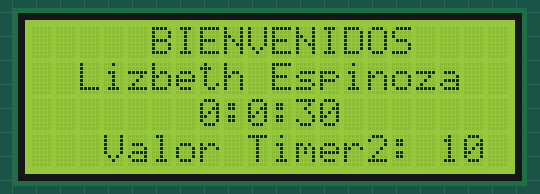
Recording of a sketch running on a simulated Arduino Uno, built with avr-gcc and run on an emulated ATmega328P. On the bench: 20×4 character LCD.

Above: at 0.52 s.
At 5.35 s:
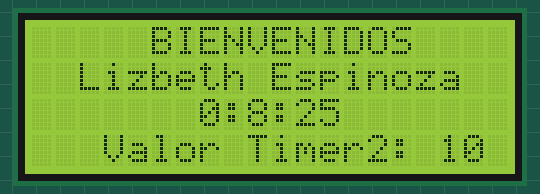
At 10.48 s:
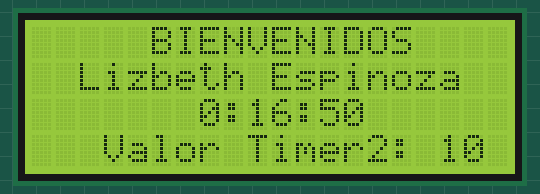
At 20.15 s:
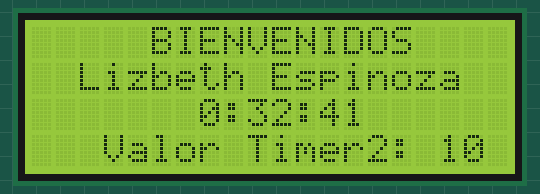
At 29.9 s:
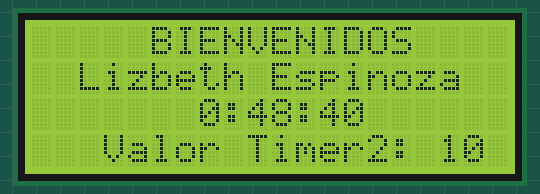
At 39.66 s:
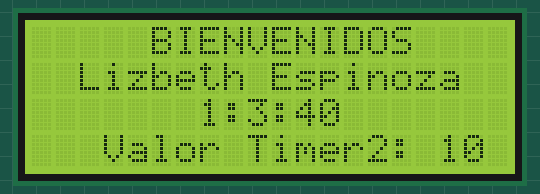

The sketch:

EspinozaLizbeth__DEBER_4.3_SE.ino
```cpp
/*
* DEBER 4.3
* CAPITULO: PERIFERICOS ESPECIALES
* CODIGO 18: TIMER 2
* OBJETIVO: Realizar la modificación correspondiente en el código 18 que se utilizó en clase,
* trabajando con una LCD 20x4, en donde en la primera fila se observe un mensaje de bienvenida,
* en la segunda línea se visualice su nombre y apellido, en la tercera línea se observe "Horas : minutos : segundos";
* y en la última fila se visualice los valores asignados a las variables del timer2, centradas.
* NOMBRE: Lizbeth Espinoza
* FUNCIONES: MsTimer2::set(1000,flash); //1s periodo
*            MsTimer2::star();
*            MsTimer2::stop();
*/

#include <MsTimer2.h>        //libreria Timer2
#include <LiquidCrystal.h>   //libreria LCD
LiquidCrystal lcd (13,12,11,10,9,8); //Objeto para la libreria de LCD
int segundos=0;               //variable de segundos
int minutos=0;                //variable de minutos
int horas=0;                  //variable de horas
int valor=10;                 //variable del valor timer2 a 1 mseg
void setup() {
  lcd.begin(20,4);     //inicia la LCD
  MsTimer2::set(valor,reloj); //configura el timer 2 a 1 segundo
  MsTimer2::start();
}
void loop() {
}
void reloj(){
  if(segundos<60){          //condicion de segundos
    segundos++;             //incremento variable
  }
  else{
    segundos=0;
    if(minutos<60){         //condicion de minutos
      minutos++;            //incrementar la variable
    }
    else{
      minutos=0;
      if(horas<24){        //condicion de horas
        horas++;           //incrementar variable
      }
      else{
        horas=0;
      }
    }
  }
  lcd.clear(); //borrar el anterior mensaje
  lcd.setCursor(5,0);  //ubicacion de LCD
  lcd.print("BIENVENIDOS");
  lcd.setCursor(2,1);  //ubicacion de LCD
  lcd.print("Lizbeth Espinoza");
  lcd.setCursor(7,2);  //ubicacion de LCD
  lcd.print(String(horas)+String(":")+String(minutos)+String(":")+String(segundos));
  lcd.setCursor(3,3);  //ubicacion de LCD
  lcd.print(String("Valor Timer2: ")+String(valor));
}
```
